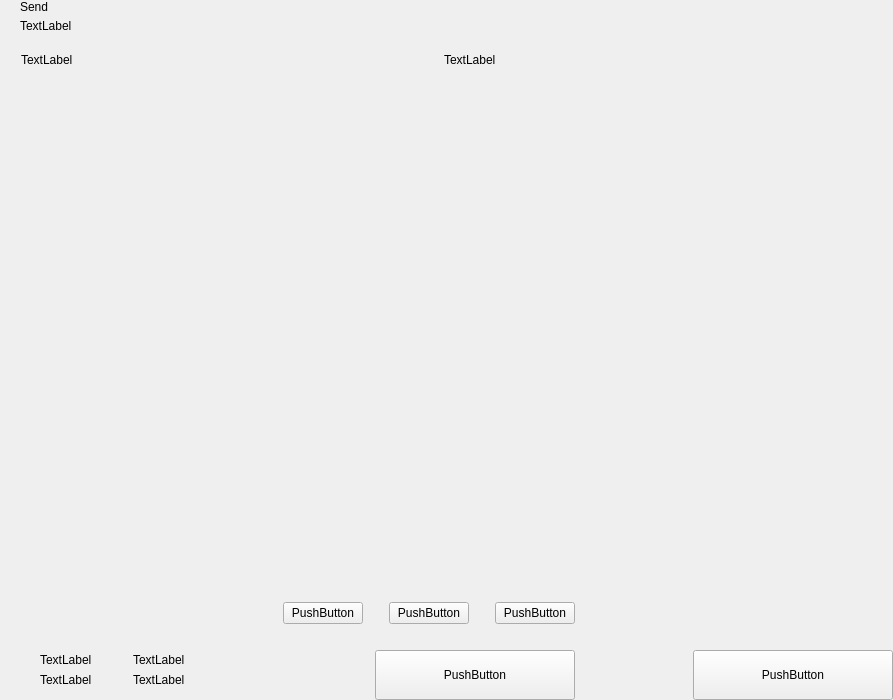
<?xml version="1.0" encoding="UTF-8"?>
<ui version="4.0">
 <class>send</class>
 <widget class="QWidget" name="send">
  <property name="geometry">
   <rect>
    <x>0</x>
    <y>0</y>
    <width>893</width>
    <height>700</height>
   </rect>
  </property>
  <property name="windowTitle">
   <string>Form</string>
  </property>
  <layout class="QHBoxLayout" name="horizontalLayout_2" stretch="2,1">
   <property name="spacing">
    <number>0</number>
   </property>
   <property name="leftMargin">
    <number>0</number>
   </property>
   <property name="topMargin">
    <number>0</number>
   </property>
   <property name="rightMargin">
    <number>0</number>
   </property>
   <property name="bottomMargin">
    <number>0</number>
   </property>
   <item>
    <widget class="QWidget" name="left" native="true">
     <layout class="QVBoxLayout" name="verticalLayout_3">
      <property name="spacing">
       <number>0</number>
      </property>
      <property name="leftMargin">
       <number>0</number>
      </property>
      <property name="topMargin">
       <number>0</number>
      </property>
      <property name="rightMargin">
       <number>0</number>
      </property>
      <property name="bottomMargin">
       <number>0</number>
      </property>
      <item>
       <layout class="QVBoxLayout" name="verticalLayout_22" stretch="0,0,0,1,0,0,0,0">
        <property name="spacing">
         <number>0</number>
        </property>
        <item>
         <layout class="QHBoxLayout" name="horizontalLayout_3">
          <property name="spacing">
           <number>0</number>
          </property>
          <property name="leftMargin">
           <number>20</number>
          </property>
          <property name="rightMargin">
           <number>20</number>
          </property>
          <item>
           <layout class="QVBoxLayout" name="verticalLayout">
            <property name="spacing">
             <number>5</number>
            </property>
            <item>
             <widget class="QLabel" name="labelTitle">
              <property name="text">
               <string>Send</string>
              </property>
              <property name="alignment">
               <set>Qt::AlignLeading|Qt::AlignLeft|Qt::AlignVCenter</set>
              </property>
             </widget>
            </item>
            <item>
             <widget class="QLabel" name="labelSubtitle1">
              <property name="text">
               <string>TextLabel</string>
              </property>
             </widget>
            </item>
           </layout>
          </item>
          <item>
           <spacer name="horizontalSpacer">
            <property name="orientation">
             <enum>Qt::Horizontal</enum>
            </property>
            <property name="sizeHint" stdset="0">
             <size>
              <width>40</width>
              <height>20</height>
             </size>
            </property>
           </spacer>
          </item>
         </layout>
        </item>
        <item>
         <spacer name="verticalSpacer_2">
          <property name="orientation">
           <enum>Qt::Vertical</enum>
          </property>
          <property name="sizeType">
           <enum>QSizePolicy::Fixed</enum>
          </property>
          <property name="sizeHint" stdset="0">
           <size>
            <width>20</width>
            <height>20</height>
           </size>
          </property>
         </spacer>
        </item>
        <item>
         <layout class="QHBoxLayout" name="horizontalLayout" stretch="6,0,2">
          <property name="spacing">
           <number>0</number>
          </property>
          <property name="leftMargin">
           <number>10</number>
          </property>
          <property name="topMargin">
           <number>0</number>
          </property>
          <property name="rightMargin">
           <number>20</number>
          </property>
          <property name="bottomMargin">
           <number>0</number>
          </property>
          <item>
           <widget class="QLabel" name="labelSubtitleAddress">
            <property name="styleSheet">
             <string notr="true">margin-left:8px;</string>
            </property>
            <property name="text">
             <string>TextLabel</string>
            </property>
           </widget>
          </item>
          <item>
           <spacer name="horizontalSpacer_3">
            <property name="orientation">
             <enum>Qt::Horizontal</enum>
            </property>
            <property name="sizeType">
             <enum>QSizePolicy::Fixed</enum>
            </property>
            <property name="sizeHint" stdset="0">
             <size>
              <width>40</width>
              <height>1</height>
             </size>
            </property>
           </spacer>
          </item>
          <item>
           <widget class="QLabel" name="labelSubtitleAmount">
            <property name="text">
             <string>TextLabel</string>
            </property>
           </widget>
          </item>
         </layout>
        </item>
        <item>
         <widget class="QScrollArea" name="scrollArea">
          <property name="minimumSize">
           <size>
            <width>0</width>
            <height>350</height>
           </size>
          </property>
          <property name="styleSheet">
           <string notr="true">#scrollArea {
            background:transparent;
            margin-top:10px;
}</string>
          </property>
          <property name="horizontalScrollBarPolicy">
           <enum>Qt::ScrollBarAlwaysOff</enum>
          </property>
          <property name="sizeAdjustPolicy">
           <enum>QAbstractScrollArea::AdjustIgnored</enum>
          </property>
          <property name="widgetResizable">
           <bool>true</bool>
          </property>
          <property name="alignment">
           <set>Qt::AlignLeading|Qt::AlignLeft|Qt::AlignTop</set>
          </property>
          <widget class="QWidget" name="scrollAreaWidgetContents">
           <property name="geometry">
            <rect>
             <x>0</x>
             <y>0</y>
             <width>591</width>
             <height>16</height>
            </rect>
           </property>
           <property name="sizePolicy">
            <sizepolicy hsizetype="Preferred" vsizetype="Maximum">
             <horstretch>0</horstretch>
             <verstretch>0</verstretch>
            </sizepolicy>
           </property>
           <property name="autoFillBackground">
            <bool>false</bool>
           </property>
           <property name="styleSheet">
            <string notr="true">#scrollAreaWidgetContents {
             background:transparent;
             }</string>
           </property>
           <layout class="QVBoxLayout" name="verticalLayout_7">
            <property name="spacing">
             <number>0</number>
            </property>
            <property name="sizeConstraint">
             <enum>QLayout::SetDefaultConstraint</enum>
            </property>
            <property name="leftMargin">
             <number>0</number>
            </property>
            <property name="topMargin">
             <number>0</number>
            </property>
            <property name="rightMargin">
             <number>0</number>
            </property>
            <property name="bottomMargin">
             <number>0</number>
            </property>
           </layout>
          </widget>
         </widget>
        </item>
        <item>
         <spacer name="verticalSpacer_4">
          <property name="orientation">
           <enum>Qt::Vertical</enum>
          </property>
          <property name="sizeType">
           <enum>QSizePolicy::Fixed</enum>
          </property>
          <property name="sizeHint" stdset="0">
           <size>
            <width>20</width>
            <height>20</height>
           </size>
          </property>
         </spacer>
        </item>
        <item>
         <layout class="QHBoxLayout" name="horizontalLayout_20">
          <property name="spacing">
           <number>6</number>
          </property>
          <property name="rightMargin">
           <number>20</number>
          </property>
          <item>
           <spacer name="horizontalSpacer_4">
            <property name="orientation">
             <enum>Qt::Horizontal</enum>
            </property>
            <property name="sizeHint" stdset="0">
             <size>
              <width>40</width>
              <height>20</height>
             </size>
            </property>
           </spacer>
          </item>
          <item>
           <widget class="QPushButton" name="pushButtonFee">
            <property name="text">
             <string>PushButton</string>
            </property>
           </widget>
          </item>
          <item>
           <spacer name="horizontalSpacer_11">
            <property name="orientation">
             <enum>Qt::Horizontal</enum>
            </property>
            <property name="sizeType">
             <enum>QSizePolicy::Minimum</enum>
            </property>
            <property name="sizeHint" stdset="0">
             <size>
              <width>20</width>
              <height>20</height>
             </size>
            </property>
           </spacer>
          </item>
          <item>
           <widget class="QPushButton" name="pushButtonClear">
            <property name="layoutDirection">
             <enum>Qt::RightToLeft</enum>
            </property>
            <property name="text">
             <string>PushButton</string>
            </property>
           </widget>
          </item>
          <item>
           <spacer name="horizontalSpacer_6">
            <property name="orientation">
             <enum>Qt::Horizontal</enum>
            </property>
            <property name="sizeType">
             <enum>QSizePolicy::Fixed</enum>
            </property>
            <property name="sizeHint" stdset="0">
             <size>
              <width>20</width>
              <height>20</height>
             </size>
            </property>
           </spacer>
          </item>
          <item>
           <widget class="QPushButton" name="pushButtonAddRecipient">
            <property name="text">
             <string>PushButton</string>
            </property>
           </widget>
          </item>
         </layout>
        </item>
        <item>
         <spacer name="verticalSpacer">
          <property name="orientation">
           <enum>Qt::Vertical</enum>
          </property>
          <property name="sizeType">
           <enum>QSizePolicy::Fixed</enum>
          </property>
          <property name="sizeHint" stdset="0">
           <size>
            <width>20</width>
            <height>16</height>
           </size>
          </property>
         </spacer>
        </item>
        <item>
         <layout class="QHBoxLayout" name="horizontalLayout_7">
          <property name="rightMargin">
           <number>20</number>
          </property>
          <item>
           <layout class="QHBoxLayout" name="horizontalLayout_10">
            <property name="spacing">
             <number>0</number>
            </property>
            <property name="leftMargin">
             <number>8</number>
            </property>
            <item>
             <widget class="QStackedWidget" name="stackedWidget">
              <property name="minimumSize">
               <size>
                <width>0</width>
                <height>60</height>
               </size>
              </property>
              <property name="maximumSize">
               <size>
                <width>16777215</width>
                <height>60</height>
               </size>
              </property>
              <widget class="QWidget" name="page1">
               <layout class="QVBoxLayout" name="verticalLayout_71" stretch="0">
                <property name="spacing">
                 <number>6</number>
                </property>
                <property name="leftMargin">
                 <number>12</number>
                </property>
                <property name="topMargin">
                 <number>0</number>
                </property>
                <property name="rightMargin">
                 <number>0</number>
                </property>
                <property name="bottomMargin">
                 <number>0</number>
                </property>
                <item>
                 <widget class="QWidget" name="coinWidget" native="true">
                  <property name="minimumSize">
                   <size>
                    <width>0</width>
                    <height>60</height>
                   </size>
                  </property>
                  <property name="maximumSize">
                   <size>
                    <width>16777215</width>
                    <height>60</height>
                   </size>
                  </property>
                  <layout class="QHBoxLayout" name="horizontalLayout_9">
                   <property name="spacing">
                    <number>0</number>
                   </property>
                   <property name="leftMargin">
                    <number>20</number>
                   </property>
                   <property name="topMargin">
                    <number>10</number>
                   </property>
                   <property name="rightMargin">
                    <number>20</number>
                   </property>
                   <property name="bottomMargin">
                    <number>10</number>
                   </property>
                   <item>
                    <layout class="QVBoxLayout" name="verticalSend">
                     <property name="spacing">
                      <number>0</number>
                     </property>
                     <item>
                      <widget class="QLabel" name="labelTitleTotalSend">
                       <property name="text">
                        <string>TextLabel</string>
                       </property>
                      </widget>
                     </item>
                     <item>
                      <widget class="QLabel" name="labelAmountSend">
                       <property name="text">
                        <string>TextLabel</string>
                       </property>
                      </widget>
                     </item>
                    </layout>
                   </item>
                   <item>
                    <spacer name="horizontalSpacer_9">
                     <property name="orientation">
                      <enum>Qt::Horizontal</enum>
                     </property>
                     <property name="sizeType">
                      <enum>QSizePolicy::Fixed</enum>
                     </property>
                     <property name="sizeHint" stdset="0">
                      <size>
                       <width>20</width>
                       <height>20</height>
                      </size>
                     </property>
                    </spacer>
                   </item>
                   <item>
                    <widget class="QLabel" name="labelLine">
                     <property name="minimumSize">
                      <size>
                       <width>1</width>
                       <height>0</height>
                      </size>
                     </property>
                     <property name="maximumSize">
                      <size>
                       <width>1</width>
                       <height>16777215</height>
                      </size>
                     </property>
                     <property name="text">
                      <string/>
                     </property>
                    </widget>
                   </item>
                   <item>
                    <spacer name="horizontalSpacer_10">
                     <property name="orientation">
                      <enum>Qt::Horizontal</enum>
                     </property>
                     <property name="sizeType">
                      <enum>QSizePolicy::Fixed</enum>
                     </property>
                     <property name="sizeHint" stdset="0">
                      <size>
                       <width>20</width>
                       <height>20</height>
                      </size>
                     </property>
                    </spacer>
                   </item>
                   <item>
                    <layout class="QVBoxLayout" name="verticalRemaining">
                     <property name="spacing">
                      <number>0</number>
                     </property>
                     <item>
                      <widget class="QLabel" name="labelTitleTotalRemaining">
                       <property name="text">
                        <string>TextLabel</string>
                       </property>
                      </widget>
                     </item>
                     <item>
                      <widget class="QLabel" name="labelAmountRemaining">
                       <property name="text">
                        <string>TextLabel</string>
                       </property>
                      </widget>
                     </item>
                    </layout>
                   </item>
                  </layout>
                 </widget>
                </item>
               </layout>
              </widget>
              <widget class="QWidget" name="page_2"/>
             </widget>
            </item>
           </layout>
          </item>
          <item>
           <spacer name="horizontalSpacer_5">
            <property name="orientation">
             <enum>Qt::Horizontal</enum>
            </property>
            <property name="sizeType">
             <enum>QSizePolicy::Expanding</enum>
            </property>
            <property name="sizeHint" stdset="0">
             <size>
              <width>40</width>
              <height>20</height>
             </size>
            </property>
           </spacer>
          </item>
          <item alignment="Qt::AlignBottom">
           <widget class="QPushButton" name="pushButtonSave">
            <property name="minimumSize">
             <size>
              <width>200</width>
              <height>50</height>
             </size>
            </property>
            <property name="maximumSize">
             <size>
              <width>200</width>
              <height>50</height>
             </size>
            </property>
            <property name="text">
             <string>PushButton</string>
            </property>
           </widget>
          </item>
         </layout>
        </item>
       </layout>
      </item>
     </layout>
    </widget>
   </item>
   <item>
    <widget class="QWidget" name="right" native="true">
     <layout class="QVBoxLayout" name="verticalLayout_5">
      <property name="leftMargin">
       <number>0</number>
      </property>
      <property name="topMargin">
       <number>0</number>
      </property>
      <property name="rightMargin">
       <number>0</number>
      </property>
      <property name="bottomMargin">
       <number>0</number>
      </property>
      <item>
       <layout class="QVBoxLayout" name="verticalLayout_4">
        <property name="spacing">
         <number>6</number>
        </property>
        <item>
         <widget class="OptionButton" name="btnCoinControl" native="true">
          <property name="minimumSize">
           <size>
            <width>0</width>
            <height>50</height>
           </size>
          </property>
         </widget>
        </item>
        <item>
         <widget class="OptionButton" name="btnChangeAddress" native="true">
          <property name="minimumSize">
           <size>
            <width>0</width>
            <height>50</height>
           </size>
          </property>
         </widget>
        </item>
        <item>
         <widget class="OptionButton" name="btnUri" native="true">
          <property name="minimumSize">
           <size>
            <width>0</width>
            <height>50</height>
           </size>
          </property>
         </widget>
        </item>
        <item>
         <spacer name="verticalSpacer_5">
          <property name="orientation">
           <enum>Qt::Vertical</enum>
          </property>
          <property name="sizeHint" stdset="0">
           <size>
            <width>20</width>
            <height>40</height>
           </size>
          </property>
         </spacer>
        </item>
        <item>
         <layout class="QHBoxLayout" name="horizontalLayout_8">
          <item>
           <spacer name="horizontalSpacer_7">
            <property name="orientation">
             <enum>Qt::Horizontal</enum>
            </property>
            <property name="sizeHint" stdset="0">
             <size>
              <width>40</width>
              <height>20</height>
             </size>
            </property>
           </spacer>
          </item>
          <item>
           <widget class="QPushButton" name="pushButtonReset">
            <property name="minimumSize">
             <size>
              <width>200</width>
              <height>50</height>
             </size>
            </property>
            <property name="maximumSize">
             <size>
              <width>200</width>
              <height>50</height>
             </size>
            </property>
            <property name="text">
             <string>PushButton</string>
            </property>
           </widget>
          </item>
         </layout>
        </item>
       </layout>
      </item>
     </layout>
    </widget>
   </item>
  </layout>
 </widget>
 <customwidgets>
  <customwidget>
   <class>OptionButton</class>
   <extends>QWidget</extends>
   <header>qt/tradeplus_coin/optionbutton.h</header>
   <container>1</container>
  </customwidget>
 </customwidgets>
 <resources/>
 <connections/>
</ui>
